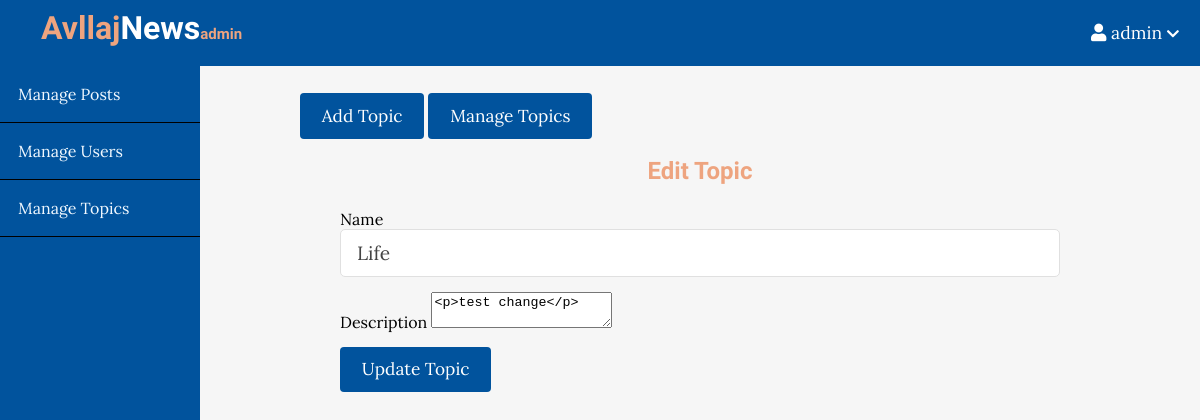
Before: /admin/topics/edit.php?id=2 (signed in) with the older database file.
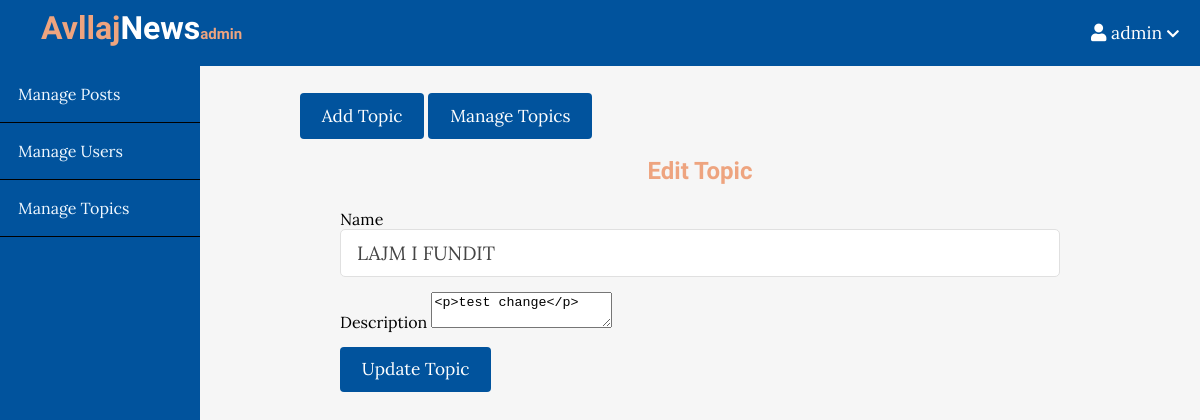
After: the same page with the newer database file.
### tables this page shows
CREATE TABLE `topics` (
  `id` int(11) NOT NULL,
  `name` varchar(100) NOT NULL,
  `description` text NOT NULL
);

### app/controllers/topics.php (called while the page is built, shortened)
<?php
include(ROOT_PATH . "/app/database/db.php");
$table = 'topics';
if (isset($_GET['id'])) {
    $id = $_GET['id'];
    $topic = selectOne($table, ['id' => $id]);
    $name = $topic['name'];
    $description = $topic['description'];
}

### app/database/db.php (called while the page is built, shortened)
<?php
require('connect.php');
function executeQuery($sql, $data)
{
    global $conn;
    $stmt = $conn->prepare($sql);
    $values = array_values($data);
    $types = str_repeat('s', count($values));
    $stmt->bind_param($types, ...$values);
    $stmt->execute();
    return $stmt;
}
function selectOne($table, $conditions)
{
    $sql = "SELECT * FROM $table";
    $i = 0;
    foreach ($conditions as $key => $value) {
        if ($i === 0) {
            $sql = $sql . " WHERE $key=?";
        } else {
            $sql = $sql . " AND $key=?";
        }
        $i++;
    }
    $sql = $sql . " LIMIT 1";
    $stmt = executeQuery($sql, $conditions);
    $records = $stmt->get_result()->fetch_assoc();
    return $records;
}

### admin/topics/edit.php (the view, shortened to what this page needs)
<?php include(ROOT_PATH . "/app/controllers/topics.php");
?>
<!DOCTYPE html>
<html lang="en">
    <head>
        <link rel="stylesheet"
            href="https://use.fontawesome.com/releases/v5.7.2/css/all.css"
>
        <link rel="stylesheet" href="../../assets/css/style.css">
        <link rel="stylesheet" href="../../assets/css/admin.css">
    </head>
    <body>
    <?php include(ROOT_PATH . "/app/includes/adminHeader.php"); ?>
        <div class="admin-wrapper">
        <?php include(ROOT_PATH . "/app/includes/adminSidebar.php"); ?>
            <div class="admin-content">
                <div class="button-group">
                    <a href="create.php" class="btn btn-big">Add Topic</a>
                    <a href="index.php" class="btn btn-big">Manage Topics</a>
                </div>
                <div class="content">
                    <h2 class="page-title">Edit Topic</h2>
                    <form action="edit.php" method="post">
                        <div>
                            <label>Name</label>
                            <input type="text" name="name" value="<?php echo $name; ?>" class="text-input">
                        </div>
                        <div>
                            <label>Description</label>
                            <textarea name="description" id="body"><?php echo $description; ?></textarea>
                        </div>
                        <div>
                            <button type="submit" name="update-topic" class="btn btn-big">Update Topic</button>
                        </div>
                    </form>
                </div>
            </div>
        </div>
    </body>
</html>

Changed rows visible on the page:
changed topics "<p>test change</p>": name "Life" → "LAJM I FUNDIT"
